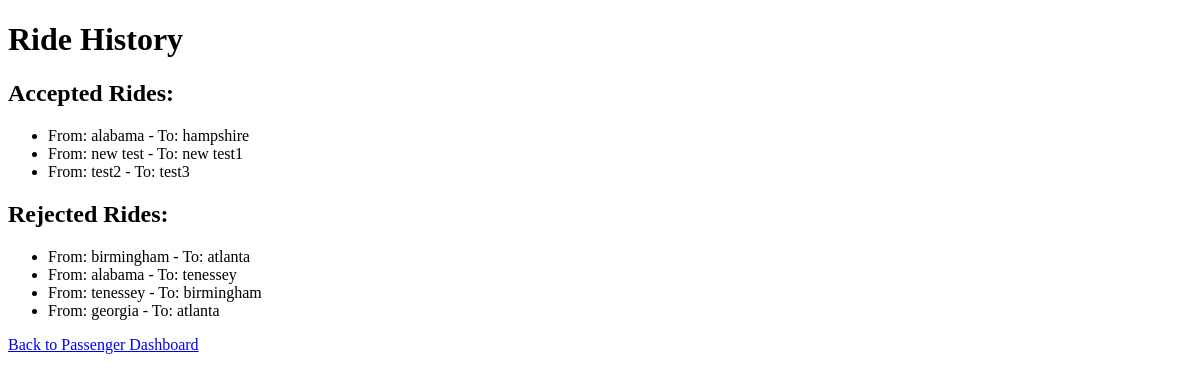
The page /ride_history (signed in) on the database as committed earlier.
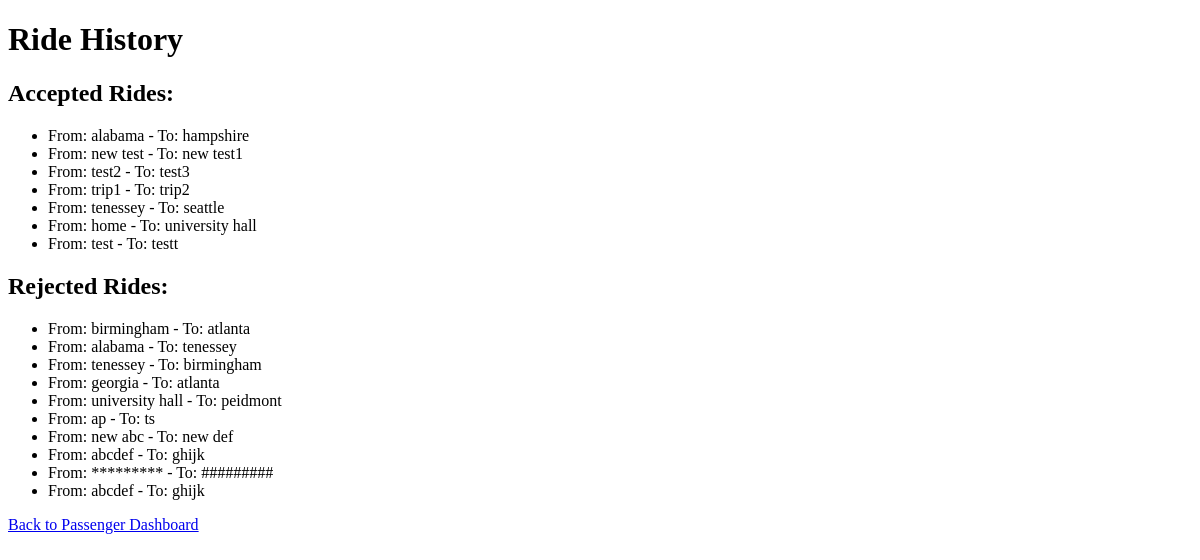
The same page on the database as committed later.
### models.py (models this page shows)
class Ride(db.Model):
    __tablename__ = 'rides'
    id = db.Column(db.Integer, primary_key=True)
    passenger_id = db.Column(db.Integer, db.ForeignKey('users.id'), nullable=False)
    driver_id = db.Column(db.Integer, db.ForeignKey('users.id'), nullable=True)
    from_location = db.Column(db.String(100), nullable=False)
    to_location = db.Column(db.String(100), nullable=False)
    status = db.Column(db.String(20), nullable=False,default='Pending')
    trip_id = db.Column(db.Integer, db.ForeignKey('trips.id'))
    quotation_id = db.Column(db.Integer, db.ForeignKey('quotations.id'))
    quotation = relationship('Quotation', back_populates='rides',foreign_keys=[quotation_id])
    driver = relationship("User", foreign_keys=[driver_id], backref="rides_as_driver_rel")
    passenger = relationship("User", foreign_keys=[passenger_id], backref="rides_as_passenger_rel")

### main.py (the view)
@app.route('/ride_history', methods=['GET'])
@login_required
def ride_history():
    print("Current User ID:", current_user.id)
    accepted_rides = Ride.query.filter_by(passenger_id=current_user.id, status='Accepted').all()
    rejected_rides = Ride.query.filter_by(passenger_id=current_user.id, status='Rejected').all()
    print(f'&&&&&&&&&&&&&&&& {accepted_rides}')
    print(f"Rejected Rides:{ rejected_rides}")
    return render_template('ride_history.html', accepted_rides=accepted_rides, rejected_rides=rejected_rides)

### main.py (called while the page is built)
@login_manager.user_loader
def load_user(user_id):
    return User.query.get(int(user_id))

### templates/ride_history.html (shortened to what this page needs)
<!DOCTYPE html>
<html lang="en">
<head>
</head>
<body>
    <h1>Ride History</h1>
    <h2>Accepted Rides:</h2>
    <ul>
        {% for ride in accepted_rides %}
        <li>
            From: {{ ride.from_location }} - To: {{ ride.to_location }}
        </li>
        {% endfor %}
    </ul>
    <h2>Rejected Rides:</h2>
    <ul>
        {% for ride in rejected_rides %}
        <li>
            From: {{ ride.from_location }} - To: {{ ride.to_location }}
        </li>
        {% endfor %}
    </ul>
    <a href="{{ url_for('passenger_dashboard') }}">Back to Passenger Dashboard</a>
</body>
</html>

Rows that differ between the two databases and show on the page:
added Ride: from_location "trip1", to_location "trip2", shown under "Accepted Rides:"
added Ride: from_location "tenessey", to_location "seattle", shown under "Accepted Rides:"
added Ride: from_location "home", to_location "university hall", shown under "Accepted Rides:"
added Ride: from_location "test", to_location "testt", shown under "Accepted Rides:"
added Ride: from_location "university hall", to_location "peidmont", shown under "Rejected Rides:"
added Ride: from_location "ap", to_location "ts", shown under "Rejected Rides:"
added Ride: from_location "new abc", to_location "new def", shown under "Rejected Rides:"
added Ride: from_location "abcdef", to_location "ghijk", shown under "Rejected Rides:"
added Ride: from_location "*********", to_location "#########", shown under "Rejected Rides:"
added Ride: from_location "abcdef", to_location "ghijk", shown under "Rejected Rides:"
